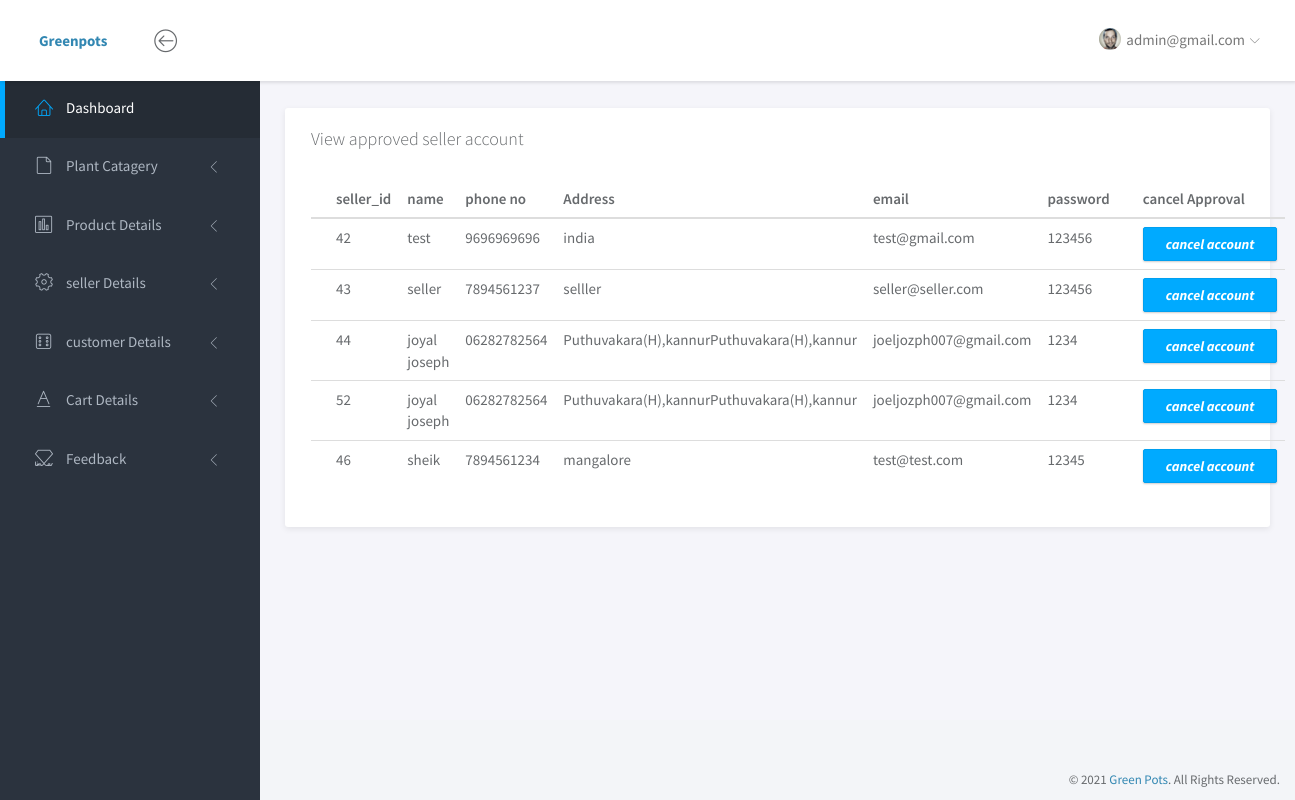
The page /admin/viewselleraproved.php (signed in) on the database its author committed.
### tables this page shows
CREATE TABLE `sellerapprove` (
  `sa_id` int(11) NOT NULL,
  `name` varchar(100) NOT NULL,
  `phone` varchar(100) NOT NULL,
  `address` varchar(1000) NOT NULL,
  `email` varchar(100) NOT NULL,
  `password` varchar(100) NOT NULL
);

### app/Main.php (called while the page is built, shortened)
<?php
class Main {
    public function __construct(){
        try{
            $this->conn = new PDO(DB_TYPE.":host=".DB_SERVER.";dbname=".DB_DATABASE, DB_USER, DB_PASSWORD);
        }
        catch (PDOException $e){
            echo '<h3>Database Not Connected</h3>','<p>Please Check database connection before running this site ...</p>'; exit;
        }
    }
}

### app/Admin.php (called while the page is built, shortened)
<?php
class Admin extends Main
{
	public function ret($stmt){
		$stmt = $this->conn->prepare($stmt);
		$stmt->execute();
		return $stmt;
	}
}
?>

### admin/viewselleraproved.php (the view, shortened to what this page needs)
<?php
$admin = new Admin();
?>
<!doctype html>
<html lang="en">
<head>
	<link rel="stylesheet" href="assets/vendor/bootstrap/css/bootstrap.min.css">
	<link rel="stylesheet" href="assets/vendor/font-awesome/css/font-awesome.min.css">
	<link rel="stylesheet" href="assets/vendor/linearicons/style.css">
	<link rel="stylesheet" href="assets/vendor/chartist/css/chartist-custom.css">
	<link rel="stylesheet" href="assets/css/main.css">
	<link rel="stylesheet" href="assets/css/demo.css">
</head>
<body>
	<div id="wrapper">
		<?php include "header.php" ?>
        <?php include "sidebar.php" ?>
		<div class="main">
			<div class="main-content">
				<div class="container-fluid">
					<div class="panel">
								<div class="panel-heading">
									<h3 class="panel-title">View approved seller account</h3>
								</div>
								<div class="panel-body">
									<table class="table table-hover">
										<thead>
											<tr>
											    <th>seller_id</th>
												<th>name</th>
												<th>phone no</th>
												<th>Address</th>
												<th>email</th>
												<th>password</th>
												<th>cancel Approval</th>
											</tr>
										</thead>
										<tbody>
											<?php
                                   $stmts=$admin -> ret("SELECT * FROM `sellerapprove`");
                                   while($rows=$stmts->fetch(PDO::FETCH_ASSOC))
                                   {
                                         ?>
											<tr>
												  <td><?php echo $rows['sa_id']; ?></td>
												  <td><?php echo $rows['name']; ?></td>
												   <td><?php echo $rows['phone']; ?></td>
												  <td><?php echo $rows['address']; ?></td>
												   <td><?php echo $rows['email']; ?></td>
												  <td><?php echo $rows['password']; ?></td>
        	<td>
            <a href="admincontroller/sellerviewdelete.php?did=<?php echo $rows['sa_id'];?>" class="btn btn-primary" onclick="return confirm('Are you sure want to cancel Account?')"><b><i>cancel account</i></b></a> </td>
      </tr>
      <?php } ?>
										</tbody>
									</table>
								</div>
							</div>
				</div>
			</div>
		</div>
        <?php include "footer.php" ?>
	</div>
</body>
</html>

### admin/header.php (shortened to what this page needs)
<nav class="navbar navbar-default navbar-fixed-top">
			<div class="brand">
				<a href="index.php"><b>Greenpots</b></a>
			</div>
			<div class="container-fluid">
				<div class="navbar-btn">
					<button type="button" class="btn-toggle-fullwidth"><i class="lnr lnr-arrow-left-circle"></i></button>
				</div>
				<div id="navbar-menu">
					<ul class="nav navbar-nav navbar-right">
						<li class="dropdown">
					   <?php
                        $stmt=$admin -> ret("SELECT * FROM admin");
                        $row=$stmt->fetch(PDO::FETCH_ASSOC);
                        ?>
							<a href="#" class="dropdown-toggle" data-toggle="dropdown"><img src="assets/img/user.png" class="img-circle" alt="Avatar"> <span><?php echo $row['email'];?></span> <i class="icon-submenu lnr lnr-chevron-down"></i></a>
						</li>
					</ul>
				</div>
			</div>
		</nav>

### admin/assets/css/main.css (style rules this page uses)
html { position: relative; min-height: 100%; }
body { background-color: #F3F5F8; font-family: "Source Sans Pro", sans-serif; font-size: 15px; color: #676a6d; }
a { color: #3287B2; }
th { font-weight: 600; }
#wrapper .main { -webkit-transition: all 0.3s ease-in-out; -moz-transition: all 0.3s ease-in-out; -ms-transition: all 0.3s ease-in-out; -o-transition: all 0.3s ease-in-out; transition: all 0.3s ease-in-out; width: calc(100% - 260px); left: 0; position: relative; float: right; background-color: #f5f5fa; }
#wrapper #sidebar-nav, #wrapper .main { padding-top: 80px; }
.main-content { padding: 28px 10px; }
.navbar-default { -webkit-transition: all 0.3s ease-in-out; -moz-transition: all 0.3s ease-in-out; -ms-transition: all 0.3s ease-in-out; -o-transition: all 0.3s ease-in-out; transition: all 0.3s ease-in-out; -moz-box-shadow: 1px 2px 3px rgba(0, 0, 0, 0.1); -webkit-box-shadow: 1px 2px 3px rgba(0, 0, 0, 0.1); box-shadow: 1px 2px 3px rgba(0, 0, 0, 0.1); -webkit-border-radius: 0; -moz-border-radius: 0; border-radius: 0; padding: 0; margin: 0; border: none; background-color: #fff; }
.navbar-default .brand { float: left; padding: 30px 39px; background-color: #fff; }
.navbar-btn { float: left; padding: 16px 0; }
.navbar-btn button { font-size: 24px; padding: 4px 8px; line-height: .7; border: none; background: none; outline: none; }
.navbar-nav > li > a { padding: 28px 20px; }
.navbar-nav > li > a > i { font-size: 22px; margin-right: 2px; vertical-align: middle; }
.navbar-nav > li > a > i.icon-submenu { margin-left: 2px; margin-right: 0; font-size: 10px; position: relative; top: 2px; }
.navbar-nav > li > a > span { position: relative; top: 2px; }
.navbar-nav > li > a img { width: 22px; margin-right: 2px; }
@media screen and (min-width: 768px) { .navbar-nav.navbar-right { margin-right: 0; } }
.btn { -webkit-border-radius: 2px; -moz-border-radius: 2px; border-radius: 2px; -moz-box-shadow: 0px 1px 2px 0 rgba(0, 0, 0, 0.2); -webkit-box-shadow: 0px 1px 2px 0 rgba(0, 0, 0, 0.2); box-shadow: 0px 1px 2px 0 rgba(0, 0, 0, 0.2); padding: 6px 22px; }
.btn-primary { background-color: #00AAFF; border-color: #00a0f0; }
.panel { -webkit-border-radius: 3px; -moz-border-radius: 3px; border-radius: 3px; -moz-box-shadow: 0 2px 6px rgba(0, 0, 0, 0.08); -webkit-box-shadow: 0 2px 6px rgba(0, 0, 0, 0.08); box-shadow: 0 2px 6px rgba(0, 0, 0, 0.08); background-color: #fff; margin-bottom: 30px; }
.panel .panel-heading, .panel .panel-body, .panel .panel-footer { padding-left: 25px; padding-right: 25px; }
.panel .panel-heading { padding-top: 20px; padding-bottom: 20px; position: relative; }
.panel .panel-heading .panel-title { margin: 0; font-size: 18px; font-weight: 300; }
.panel .panel-body { padding-top: 10px; padding-bottom: 15px; }
.panel .table > thead > tr > td:first-child, .panel .table > thead > tr > th:first-child, .panel .table > tbody > tr > td:first-child, .panel .table > tbody > tr > th:first-child, .panel .table > tfoot > tr > td:first-child, .panel .table > tfoot > tr > th:first-child { padding-left: 25px; }
.panel .table > thead > tr > td:last-child, .panel .table > thead > tr > th:last-child, .panel .table > tbody > tr > td:last-child, .panel .table > tbody > tr > th:last-child, .panel .table > tfoot > tr > td:last-child, .panel .table > tfoot > tr > th:last-child { padding-left: 25px; }

### rows shown on the page
sellerapprove: sa_id "42", name "test", phone "9696969696", address "india", email "test@gmail.com", password "123456"
sellerapprove: sa_id "43", name "seller", phone "7894561237", address "selller", email "seller@seller.com", password "123456"
sellerapprove: sa_id "44", name "joyal joseph", phone "06282782564", address "Puthuvakara(H),kannurPuthuvakara(H),kannur", email "joeljozph007@gmail.com", password "1234"
sellerapprove: sa_id "52", name "joyal joseph", phone "06282782564", address "Puthuvakara(H),kannurPuthuvakara(H),kannur", email "joeljozph007@gmail.com", password "1234"
sellerapprove: sa_id "46", name "sheik", phone "7894561234", address "mangalore", email "test@test.com", password "12345"

### other values the page prints
$row['email'] "admin@gmail.com"
